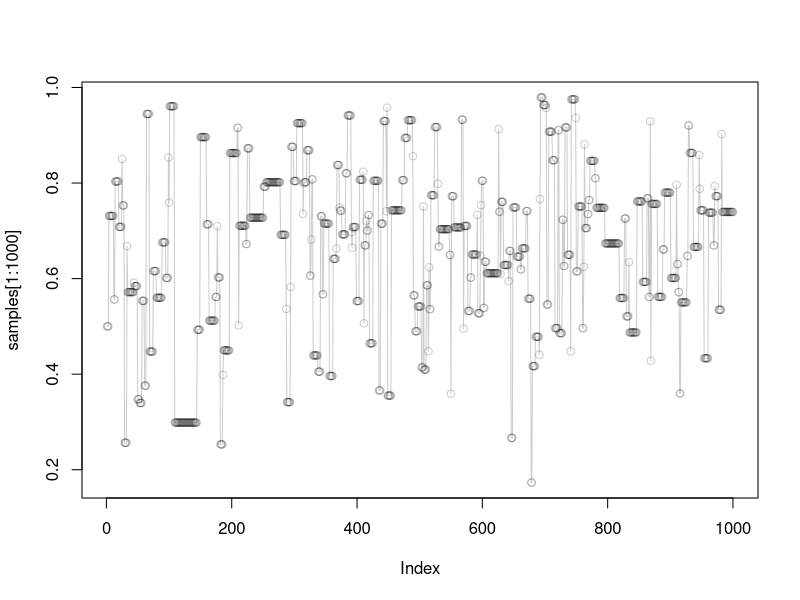

Here is the R script that generated this plot:
# prior: Beta(alpha, beta)
alpha = 1
beta = 2 

# observations: binomial draws
n_successes = 3 
n_trials = 3
#set.seed(447)
gamma_beta_binomial = function(p) {
  if (p < 0 || p > 1) return(0.0)
  dbeta(p, alpha, beta) * dbinom(x = n_successes, size = n_trials, prob = p)
}




Q <- function(x){  rnorm(1, mean = x) }
R <- function(x_tilde, x_m, gamma_fn){ gamma_fn(x_tilde) / gamma_fn(x_m) }
A <- function(R){ rbinom(1, size = 1, p = min(1, R)) }
# simple Metropolis-Hastings algorithm (normal proposal)
simple_mh = function(gamma, initial_point, n_iters) {
  X = numeric(n_iters) 
  dim = length(initial_point)
  
  X[1] = initial_point
  
  for (m in 2:(n_iters+1)){
    # declare proposed x value
    x_m <- X[m-1]
    # compute q(X^{m-1})
    x_tilde <- Q(x_m)
    # compute ratio \gamma(\tilde{X}^{m}) / \gamma(X^{m-1})
    R_m <- R(x_tilde, x_m, gamma_fn = gamma)
    # compute bernoulli trial at p = min\{1, R^{(m)} \}
    A_m <- A(R_m)
    # accept or reject proposal 
    X[m] <- ifelse(A_m == 1,  x_tilde, x_m)
  }
  return(X)
}

# source("../exercises/ex07_scaffold.R")
# source("../../solutions/sol07_mh.R")

samples = simple_mh(gamma_beta_binomial, 0.5, 1000)

plot(samples[1:1000], 
     type = "o", 
     col = rgb(red = 0, green = 0, blue = 0, alpha = 0.2))
print( mean(samples) )
